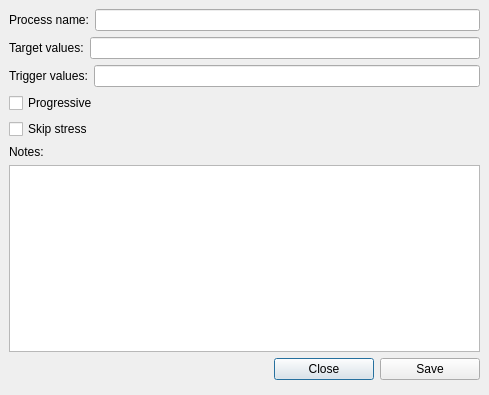
<?xml version="1.0" encoding="UTF-8"?>
<ui version="4.0">
 <class>Dialog</class>
 <widget class="QDialog" name="Dialog">
  <property name="geometry">
   <rect>
    <x>0</x>
    <y>0</y>
    <width>489</width>
    <height>395</height>
   </rect>
  </property>
  <property name="windowTitle">
   <string>Dialog</string>
  </property>
  <widget class="QWidget" name="verticalLayoutWidget">
   <property name="geometry">
    <rect>
     <x>9</x>
     <y>9</y>
     <width>471</width>
     <height>371</height>
    </rect>
   </property>
   <layout class="QVBoxLayout" name="verticalLayout">
    <item>
     <layout class="QHBoxLayout" name="horizontalLayout">
      <item>
       <widget class="QLabel" name="label_name">
        <property name="text">
         <string>Process name:</string>
        </property>
       </widget>
      </item>
      <item>
       <widget class="QLineEdit" name="lineEdit_name"/>
      </item>
     </layout>
    </item>
    <item>
     <layout class="QHBoxLayout" name="horizontalLayout_2">
      <item>
       <widget class="QLabel" name="label_target">
        <property name="text">
         <string>Target values:</string>
        </property>
       </widget>
      </item>
      <item>
       <widget class="QLineEdit" name="lineEdit_target"/>
      </item>
     </layout>
    </item>
    <item>
     <layout class="QHBoxLayout" name="horizontalLayout_5">
      <item>
       <widget class="QLabel" name="label_trigger">
        <property name="text">
         <string>Trigger values:</string>
        </property>
       </widget>
      </item>
      <item>
       <widget class="QLineEdit" name="lineEdit_trigger"/>
      </item>
     </layout>
    </item>
    <item>
     <layout class="QHBoxLayout" name="horizontalLayout_7">
      <item>
       <widget class="QCheckBox" name="checkBox_prog">
        <property name="text">
         <string>Progressive</string>
        </property>
       </widget>
      </item>
     </layout>
    </item>
    <item>
     <layout class="QHBoxLayout" name="horizontalLayout_6">
      <item>
       <widget class="QCheckBox" name="checkBox_skip">
        <property name="text">
         <string>Skip stress</string>
        </property>
       </widget>
      </item>
     </layout>
    </item>
    <item>
     <widget class="QLabel" name="label">
      <property name="text">
       <string>Notes:</string>
      </property>
     </widget>
    </item>
    <item>
     <widget class="QTextEdit" name="textEdit_notes"/>
    </item>
    <item>
     <layout class="QHBoxLayout" name="horizontalLayout_8">
      <item>
       <spacer name="horizontalSpacer">
        <property name="orientation">
         <enum>Qt::Horizontal</enum>
        </property>
        <property name="sizeHint" stdset="0">
         <size>
          <width>40</width>
          <height>20</height>
         </size>
        </property>
       </spacer>
      </item>
      <item>
       <widget class="QPushButton" name="pushButton_close">
        <property name="minimumSize">
         <size>
          <width>100</width>
          <height>0</height>
         </size>
        </property>
        <property name="text">
         <string>Close</string>
        </property>
       </widget>
      </item>
      <item>
       <widget class="QPushButton" name="pushButton_save">
        <property name="minimumSize">
         <size>
          <width>100</width>
          <height>0</height>
         </size>
        </property>
        <property name="text">
         <string>Save</string>
        </property>
       </widget>
      </item>
     </layout>
    </item>
   </layout>
  </widget>
 </widget>
 <resources/>
 <connections/>
</ui>
